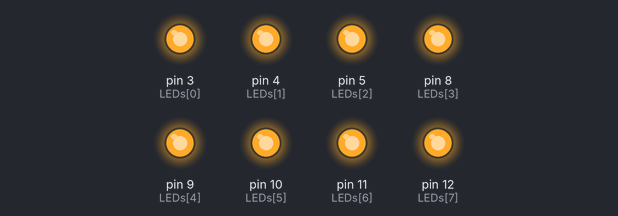
Recording of a sketch running on a simulated Arduino Uno, built with avr-gcc and run on an emulated ATmega328P. Parts: output pins drawn as LEDs (lit = HIGH).

Above: at 0.05 s.
At 2.15 s:
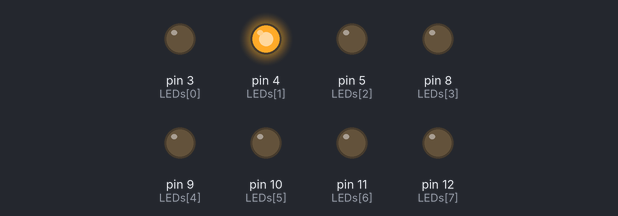
At 4.35 s:
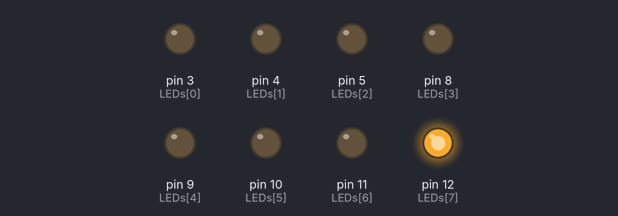
At 8.75 s:
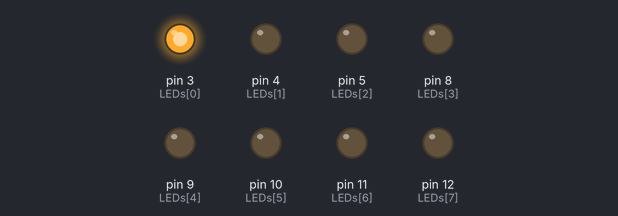
At 13.15 s:
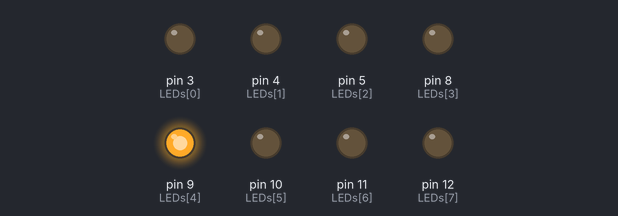
At 17.55 s:
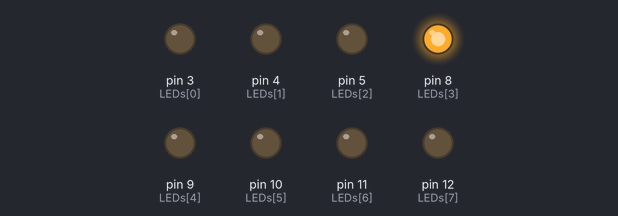
Timing chart, 0 to 17.9 s (numbered marks = the images above):
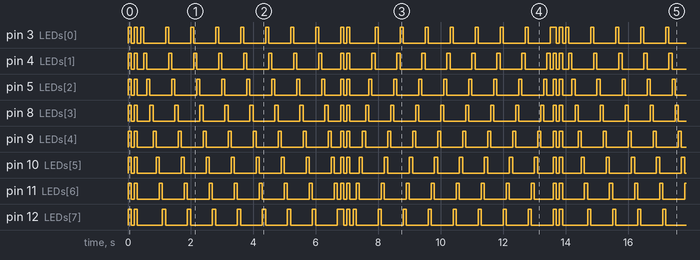

The sketch:

2___.ino
```cpp
const int LEDs[] = {3,4,5,8,9,10,11,12};
int i;
int j=0;

void setup()
{
  for(i=0;i<8;i++)
    {
       pinMode(LEDs[i],OUTPUT);
    }
}
void loop()
{
  for(i=0;i<8;i++)
   {
     digitalWrite(LEDs[i],HIGH);
   }
  delay(100);
  for(i=0;i<8;i++)
  {
    digitalWrite(LEDs[i],LOW);
  }
  delay(100);
  for(i=0;i<8;i++)
   {
     digitalWrite(LEDs[i],HIGH);
   }
  delay(100);
  for(i=0;i<8;i++)
  {
    digitalWrite(LEDs[i],LOW);
  }
  delay(100);

  for(i=0;i<8;i++)
  {
    digitalWrite(LEDs[i],HIGH);
    delay(100);
    digitalWrite(LEDs[i],LOW);
  }
   for(i=0;i<8;i++)
  {
    digitalWrite(LEDs[i],HIGH);
    delay(100);
    digitalWrite(LEDs[i],LOW);
  } for(i=0;i<8;i++)
  {
    digitalWrite(LEDs[i],HIGH);
    delay(100);
    digitalWrite(LEDs[i],LOW);
  } for(i=0;i<8;i++)
  {
    digitalWrite(LEDs[i],HIGH);
    delay(100);
    digitalWrite(LEDs[i],LOW);
  } for(i=0;i<8;i++)
  {
    digitalWrite(LEDs[i],HIGH);
    delay(100);
    digitalWrite(LEDs[i],LOW);
  } for(i=0;i<8;i++)
  {
    digitalWrite(LEDs[i],HIGH);
    delay(100);
    digitalWrite(LEDs[i],LOW);
  } for(i=0;i<8;i++)
  {
    digitalWrite(LEDs[i],HIGH);
    delay(100);
    digitalWrite(LEDs[i],LOW);
  }
  for(i=0;i<8;i++)
  {
    digitalWrite(LEDs[i],HIGH);
    delay(100);
    digitalWrite(LEDs[i],LOW);
  }
  for(i=0;i<8;i++)
   {
     digitalWrite(LEDs[i],HIGH);
   }
  delay(100);
  for(i=0;i<8;i++)
  {
    digitalWrite(LEDs[i],LOW);
  }
  delay(100);
  for(i=0;i<8;i++)
   {
     digitalWrite(LEDs[i],HIGH);
   }
  delay(100);
  for(i=0;i<8;i++)
  {
    digitalWrite(LEDs[i],LOW);
  }
  delay(100);
  for(i=7;i>=0;i--)
  {
    digitalWrite(LEDs[i],HIGH);
    delay(100);
    digitalWrite(LEDs[i],LOW);
  }
  for(i=7;i>=0;i--)
  {
    digitalWrite(LEDs[i],HIGH);
    delay(100);
    digitalWrite(LEDs[i],LOW);
  }for(i=7;i>=0;i--)
  {
    digitalWrite(LEDs[i],HIGH);
    delay(100);
    digitalWrite(LEDs[i],LOW);
  }for(i=7;i>=0;i--)
  {
    digitalWrite(LEDs[i],HIGH);
    delay(100);
    digitalWrite(LEDs[i],LOW);
  }for(i=7;i>=0;i--)
  {
    digitalWrite(LEDs[i],HIGH);
    delay(100);
    digitalWrite(LEDs[i],LOW);
  }for(i=7;i>=0;i--)
  {
    digitalWrite(LEDs[i],HIGH);
    delay(100);
    digitalWrite(LEDs[i],LOW);
  }for(i=7;i>=0;i--)
  {
    digitalWrite(LEDs[i],HIGH);
    delay(100);
    digitalWrite(LEDs[i],LOW);
  }for(i=7;i>=0;i--)
  {
    digitalWrite(LEDs[i],HIGH);
    delay(100);
    digitalWrite(LEDs[i],LOW);
  }
}
```

Measured:
- by itself, pin 8 (LEDs[3]), pin 9 (LEDs[4]): moves between LOW and HIGH, repeating every 6.8 s
- by itself, pin 3 (LEDs[0]), pin 4 (LEDs[1]), pin 5 (LEDs[2]), pin 10 (LEDs[5]), pin 11 (LEDs[6]), pin 12 (LEDs[7]): moves between LOW and HIGH, repeating every 13.6 s
- by itself, everything shown: repeats every 13.6 s, in 136 steps
